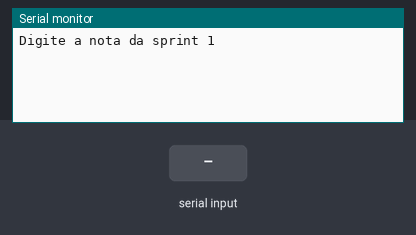
Bench run of a sketch on a simulated Arduino Uno, built with avr-gcc and run on an emulated ATmega328P. On the bench: the last lines printed to the serial monitor. Inputs (shaded band) come from the test bench.

Above: at 1.2 s.
1.3 s: "90,45,200\n" received over Serial
At 2.67 s:
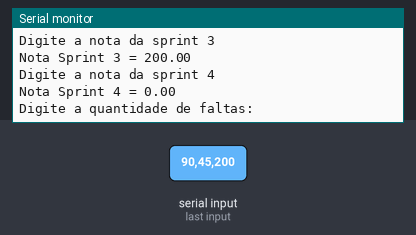
2.8 s: "30,150,10\n" received over Serial
At 3.6 s:
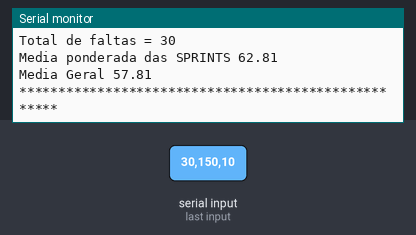
Timing chart, 0 to 5.8 s (numbered marks = the images above; inputs shaded):
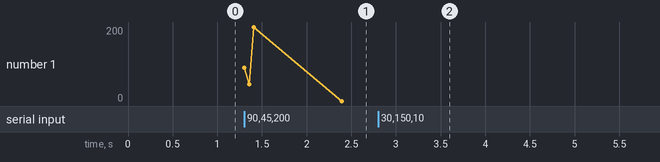

Measured:
- after the input at 1.3 s, the serial monitor: prints a new line at once (image 1)
- after the input at 2.8 s, the serial monitor: prints a new line at once (image 2)

The sketch:

weighted_average.ino
```cpp
void setup()
{
  Serial.begin(9600);
}

void loop()
{
  Serial.println("Digite a nota da sprint 1 ");
  while (!Serial.available());
  float nota1 = Serial.parseFloat();
  Serial.println("Nota Sprint 1 = " + String(nota1,2));

  Serial.println("Digite a nota da sprint 2 ");
  while (!Serial.available());
  float nota2 = Serial.parseFloat();
  Serial.println("Nota Sprint 2 = " + String(nota2,2));

  Serial.println("Digite a nota da sprint 3 ");
  while (!Serial.available());
  float nota3 = Serial.parseFloat();
  Serial.println("Nota Sprint 3 = " + String(nota3,2));

  Serial.println("Digite a nota da sprint 4 ");
  while (!Serial.available());
  float nota4 = Serial.parseFloat();
  Serial.println("Nota Sprint 4 = " + String(nota4,2));

  Serial.println("Digite a quantidade de faltas: ");
  while (!Serial.available());
  int faltas = Serial.parseInt();
  Serial.println("Total de faltas = " + String(faltas));

  // calculo das medias ponderadas

  float media = ((nota1 + nota2 + nota3 + nota4) /4);
  float mediaPonderada = (media * 0.75);
  float mediaFaltas = (((100/25)* faltas) * 0.25);
  float mediaGeral = 25 + mediaPonderada - mediaFaltas;

  // mostrar o resultado

  Serial.println("Media ponderada das SPRINTS " + String(mediaPonderada,2));
  Serial.println("Media Geral " + String(mediaGeral,2));
  Serial.println("\n****************************************************");
  delay(10000);

}
```
